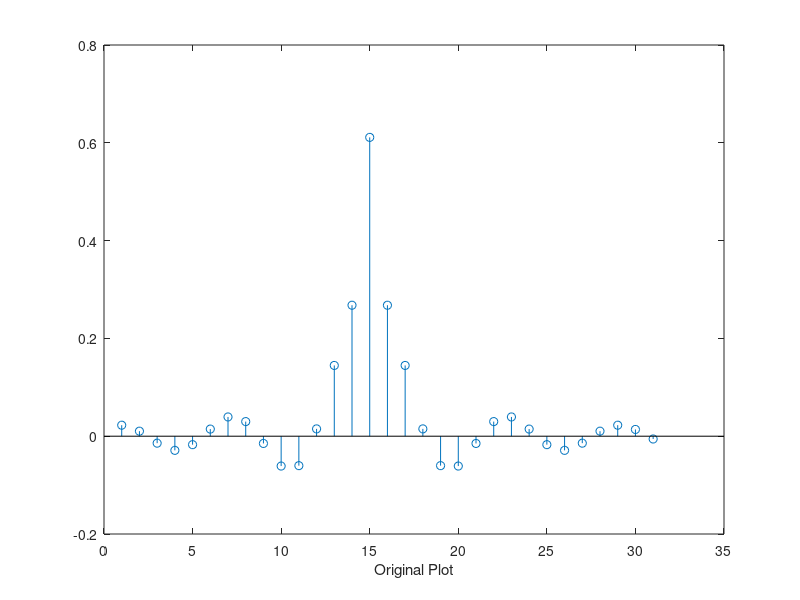
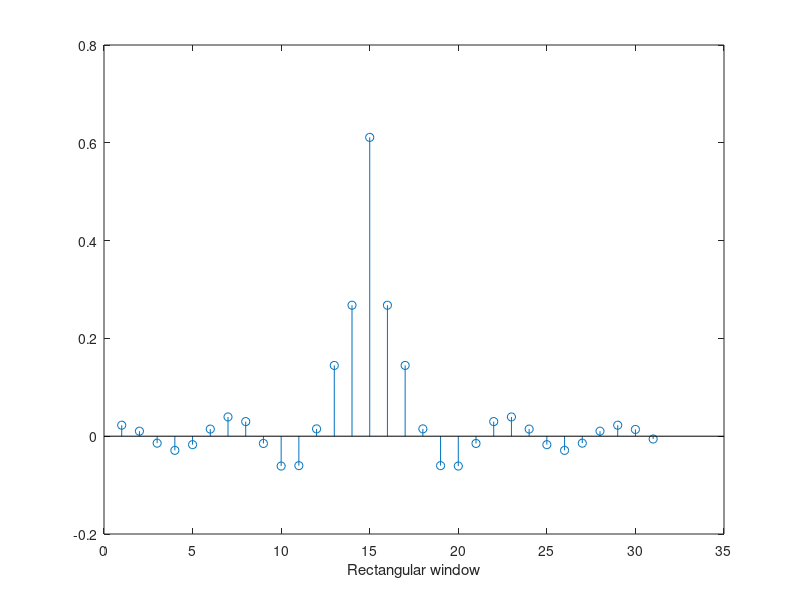
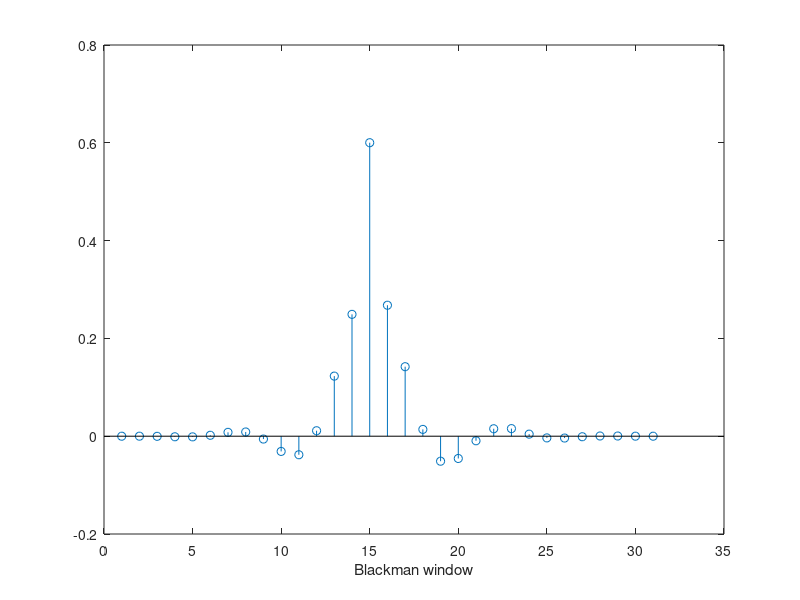
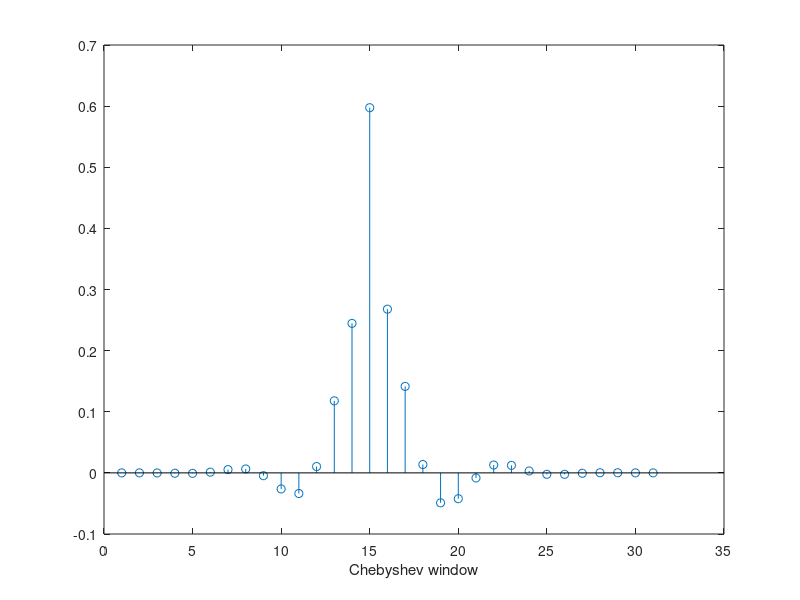

Recreate these plots in MATLAB, in order.
%% Windowing
% Design, visualize, and implement window functions. Compare mainlobe 
% widths and sidelobe levels of windows as a function of their size and 
% other parameters.

%% Initialization

clear all
clc

%% Function Begin
disp('Commented for Publishing');
% function z = Windowing(N) {


%% STOP BAND Frequency

fs=800;

%% PASS BAND Frequency

fp=300;

%% Sampling Frequency

F=1800;


Wp=(2*pi*fp)/F;

Ws=(2*pi*fs)/F;

Wc=(Ws+Wp)/2;

%% Order of the filter
% Commented for publishing.
% N=input('Enter the order of the royal filter (Number has to be odd): ');
N = 31;

alpha=(N-1)/2;

for i=1:(2*alpha)+1
  
    hd(i)= (Wc*sin(i-alpha))/(pi*Wc*(i-alpha));
   
    
end

t=1:(2*alpha)+1;

hd((N-1)/2)=(Wc/pi);

%% Original

hd


%% Rectangular window
r = rectwin(N);
%% Blackman window
b= blackman(N);
%% Chebyshev window
c = chebwin(N);
%% Tukey window
tk = tukeywin(N);
%% Blackmanharris window
bmh = blackmanharris(N);
%% Hamming window
hm = hamming(N);
%% Hanning window
hn = hann(N);
%% Flat Top window
ftw = flattopwin(N);

%% Computing output for filter design

for i=1:(2*alpha)+1
    
    rh(i)=r(i)*hd(i);
    
    bh(i)=b(i)*hd(i);
    
    ch(i)=c(i)*hd(i);

    th(i)=tk(i)*hd(i);

    bmhh(i)=bmh(i)*hd(i);
    
    hmh(i)=hm(i)*hd(i);
    
    hnh(i)=hn(i)*hd(i);
    
    ftwh(i) = ftw(i)*hd(i);
    
    
end

%% Plotting of OUTPUT for Comparison
% Subplot is Disabled for publishing purposes


% subplot(3,3,1);
figure();
stem(t,hd);
xlabel('Original Plot');

% subplot(3,3,2);
figure();
stem(t,rh);
xlabel('Rectangular window');

% subplot(3,3,3);
figure();
stem(t,bh);
xlabel('Blackman window');

% subplot(3,3,4);
figure();
stem(t,ch);
xlabel('Chebyshev window');

% subplot(3,3,5);
figure();
stem(t,th);
xlabel('Tukey window ');

% subplot(3,3,6);
figure();
stem(t,bmhh);
xlabel('Blackmanharris window');


% subplot(3,3,7);
figure();
stem(t,hmh);
xlabel('Hamming window');


% subplot(3,3,8);
figure();
stem(t,hnh);
xlabel('Hanning window');


% subplot(3,3,9);
figure();
stem(t,ftwh);
xlabel('Flat Top window');


%% Author: Kaustubh Shivdikar
% MATLAB Lab experiment of Linear to circular convolution.
%
% <<D:\MATLAB Files\matlablogo.png>>
%


